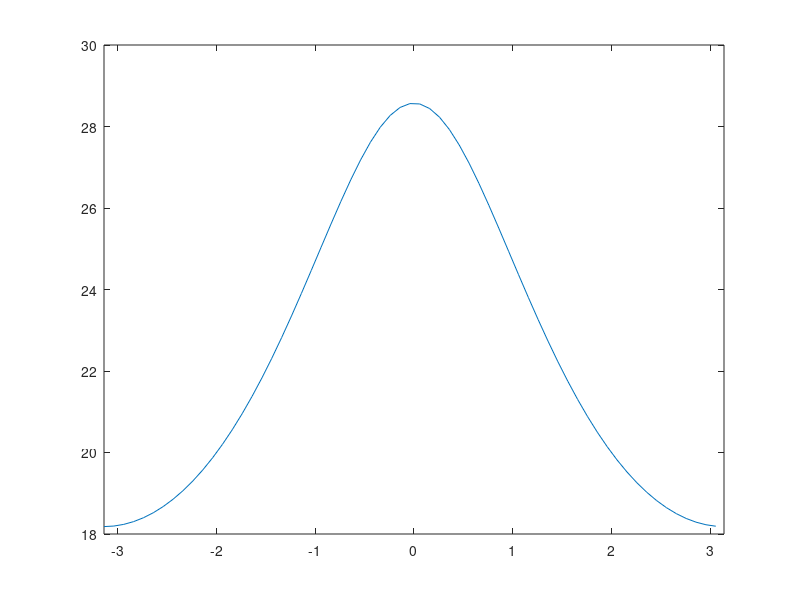

This figure's MATLAB source:

a = 4.5;
b = 100;
w = -pi:1/10:pi;
plot(w,abs((b*exp(-1j*w))./(1-a*exp(-1j*w))))
xlim([-pi, pi]);


%{
w = -pi:1/10:pi;
plot(w,abs(2*cos(w/2)))
xlim([-pi, pi]);
%}